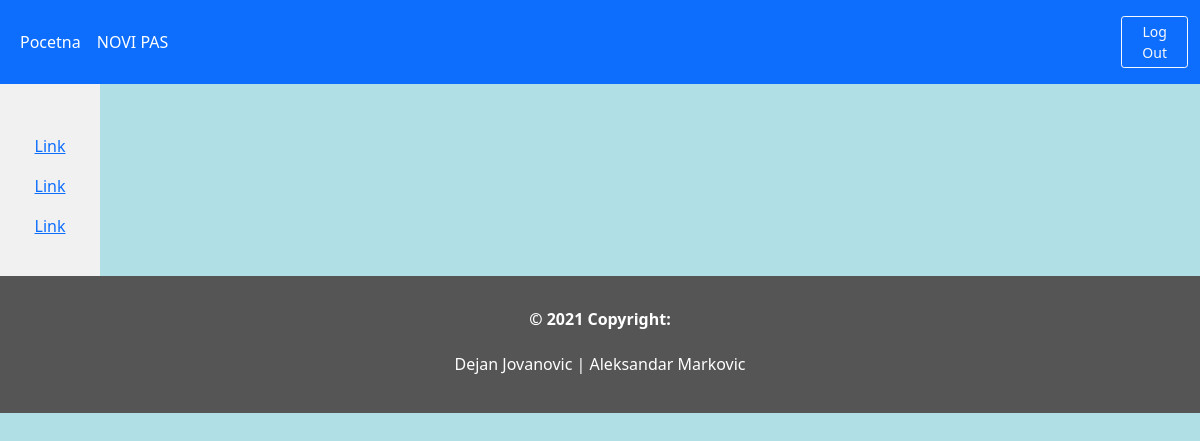
The page /11/details/ (signed in) on the database as committed earlier.
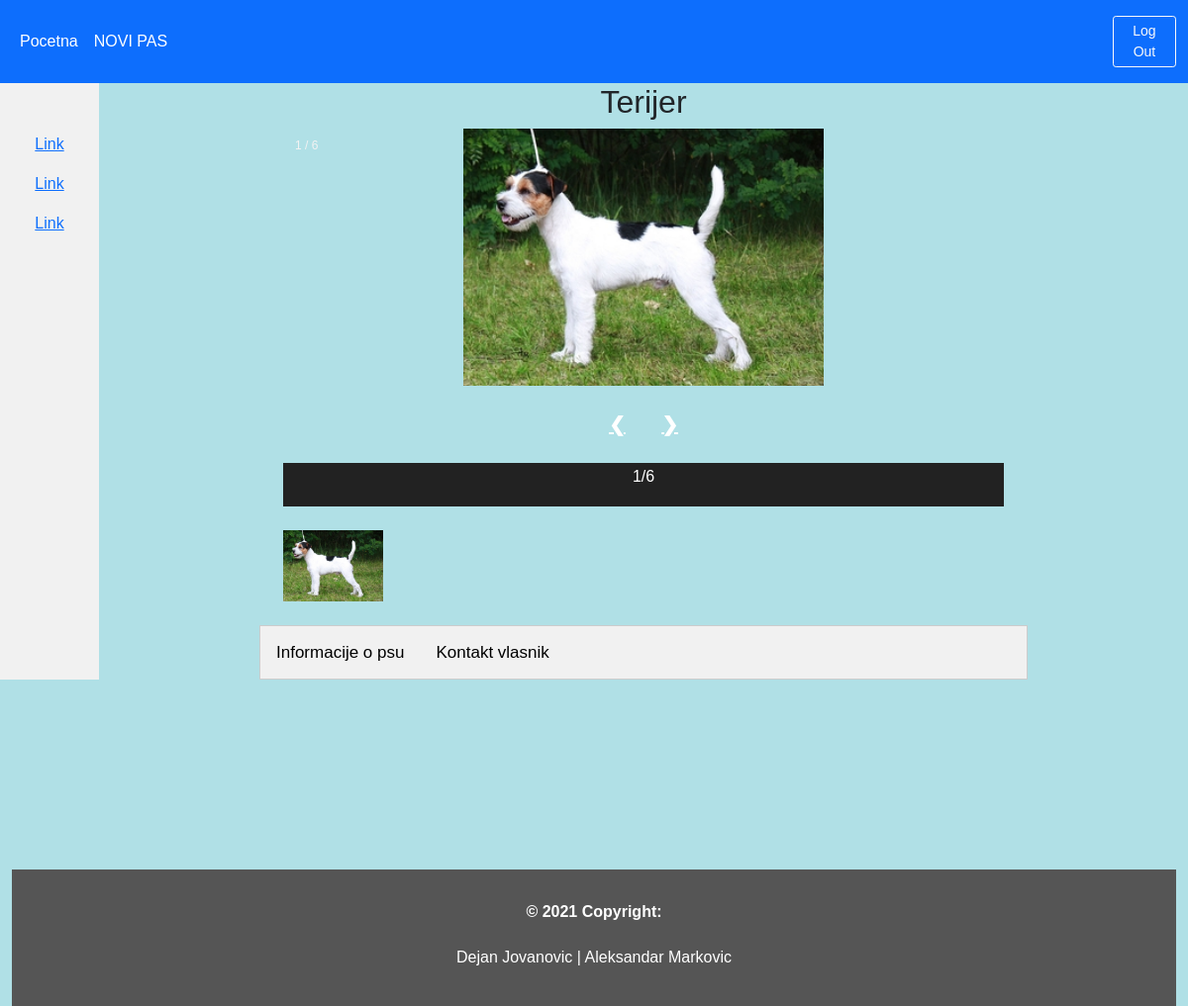
The same page on the database as committed later.
### tinder_app/models.py (models this page shows, shortened)
class Dog(models.Model):
	user = models.ForeignKey(User, on_delete=models.CASCADE)
	breed = models.ForeignKey('DogBreed', on_delete=models.CASCADE)
	gender = models.CharField(max_length=10)
	birthYear = models.CharField(max_length=15)
	info = models.TextField(max_length=1000)
	image = ResizedImageField(size=[320,240], quality=100, upload_to='pictures', null=True, blank=False)
	image2 = ResizedImageField(size=[320,240], quality=100, upload_to='pictures', null=True, blank=True)
	image3 = ResizedImageField(size=[320,240], quality=100, upload_to='pictures', null=True, blank=True)
	image4 = ResizedImageField(size=[320,240], quality=100, upload_to='pictures', null=True, blank=True)
	image5 = ResizedImageField(size=[320,240], quality=100, upload_to='pictures', null=True, blank=True)
	image6 = ResizedImageField(size=[320,240], quality=100, upload_to='pictures', null=True, blank=True)
	phone_no = models.CharField(max_length=20, null=True, blank=False)
	date = models.DateTimeField(default=datetime.now, blank=True)
	class Meta:
		ordering = ['-date']

class DogBreed(models.Model):
	breed = models.CharField(max_length=50)
	def __str__(self):
		return self.breed
	class Meta:
		ordering = ['breed']

### tinder_app/views.py (the view)
# urls.py: path('<pk>/details/', views.details, name='details'),
def details(request, pk):
	dogs_details = Dog.objects.filter(pk=pk)
	context = {'dogs_details':dogs_details}
	return render(request, 'tinder_app/details.html', context)

### tinder_app/templates/tinder_app/details.html (shortened to what this page needs)
{% extends 'tinder_app/base.html' %}
{% block content %}
{% if user.is_authenticated %}
	{% for detail in dogs_details %}
<!DOCTYPE html>
<html>
<body>
<h2 style="text-align:center">{{ detail.breed }}</h2>
<div class="container">
  {% if detail.image %}
  <div class="mySlides">
    <div class="numbertext">1 / 6</div>
    <img src="{{ detail.image.url }}" style="width:50%">
  </div>
  {% endif %}
<br>
  <a class="prev" onclick="plusSlides(-1)">❮</a>
  <a class="next" onclick="plusSlides(1)">❯</a>
<br><br>
  <div class="caption-container">
    <p id="caption"></p>
  </div>
<br>
  <div class="row">
    {% if detail.image %}
    <div class="column">
      <img class="demo cursor" src="{{ detail.image.url }}" style="width:100%" onclick="currentSlide(1)" alt="1/6">
    </div>
    {% endif %}
  </div>
</div>
<br>
</body>
</html>
<!DOCTYPE html>
<html>
<head>
</head>
<body>
<div class="tab">
  <button class="tablinks" onclick="openCity(event, 'Ljubimac')">Informacije o psu</button>
  <button class="tablinks" onclick="openCity(event, 'Kontakt')">Kontakt vlasnik</button>
</div>
</body>
</html>
			</div>
	{% endfor %}
{% endif %}
{% endblock %}

Rows that differ between the two databases and show on the page:
added Dog: breed "Terijer", image (picture)
